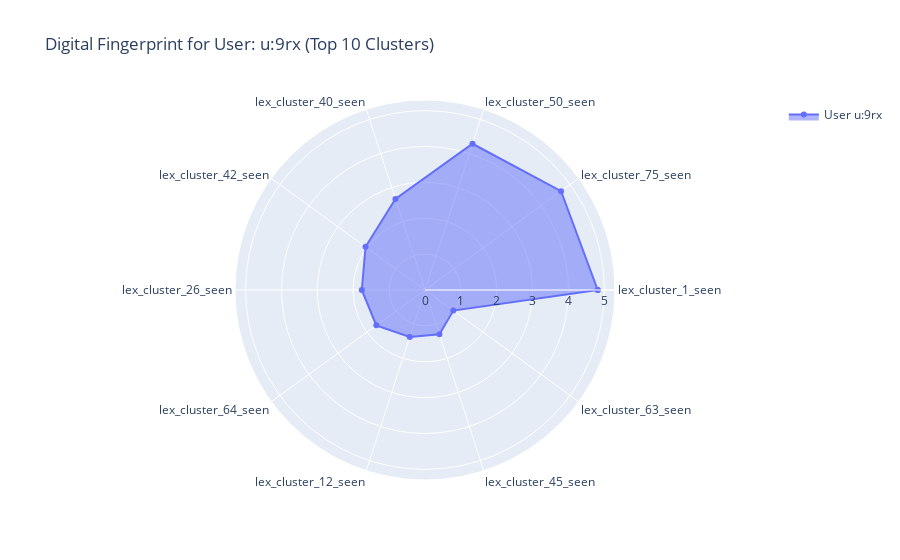

Source (notebook cell):
### Markdown cell above
### User fingerprint radar image

### Code cell
def plot_user_radar(df, target_user_id, top_n=8, base_on="_ability"):
    cols_ab = [col for col in df.columns if base_on in col and col != "max_history_seen"]
    
    user_row = df[df['user_id'] == target_user_id][cols_ab]
    
    if user_row.empty:
        print(f"Cannot Found User: {target_user_id}")
        return
    
    user_series = user_row.iloc[0]
    
    # 3. 自動抓取分數大於 0 且表現最強的前 n 個 Cluster (避免雷達圖太亂)
    top_clusters = user_series[user_series > 0].sort_values(ascending=False).head(top_n)
    
    if top_clusters.empty:
        print("This user currently has no ability score record.")
        return

    r_values = top_clusters.values.tolist()
    r_values += [r_values[0]]
    
    theta_labels = [c for c in top_clusters.index.tolist()]
    theta_labels += [theta_labels[0]]

    fig = go.Figure(data=go.Scatterpolar(
        r=r_values,
        theta=theta_labels,
        fill='toself',
        name=f'User {target_user_id}',
        line=dict(color='#636EFA')
    ))

    fig.update_layout(
        polar=dict(
            radialaxis=dict(
                visible=True,
                range=[0, max(r_values) * 1.1]
            )
        ),
        showlegend=True,
        title=f"Digital Fingerprint for User: {target_user_id} (Top {top_n} Clusters)"
    )
    
    fig.show()

plot_user_radar(df, 'u:9rx', top_n=10, base_on='_seen')

### Figure 1 — Plotly figure (JSON) as saved in the notebook; plotly's stock layout.template omitted (floating-point values rounded to 4 significant figures)
{"data": [{"fill": "toself", "line": {"color": "#636EFA"}, "name": "User u:9rx", "r": [4.815, 4.689, 4.286, 2.667, 2.048, 1.762, 1.677, 1.375, 1.3, 0.9762, 4.815], "theta": ["lex_cluster_1_seen", "lex_cluster_75_seen", "lex_cluster_50_seen", "lex_cluster_40_seen", "lex_cluster_42_seen", "lex_cluster_26_seen", "lex_cluster_64_seen", "lex_cluster_12_seen", "lex_cluster_45_seen", "lex_cluster_63_seen", "lex_cluster_1_seen"], "type": "scatterpolar"}], "layout": {"polar": {"radialaxis": {"range": [0, 5.296], "visible": true}}, "showlegend": true, "title": {"text": "Digital Fingerprint for User: u:9rx (Top 10 Clusters)"}}}
